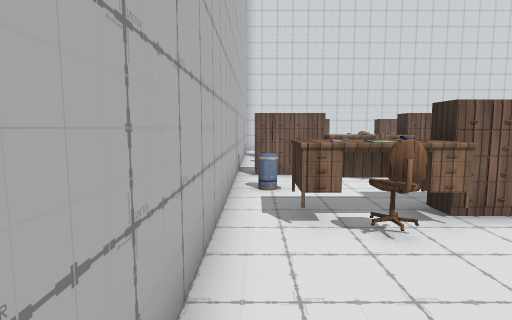
[1] (above)

24 first-person views from a walk through a 3-D level made in the Unity game engine. The camera is 1.5 m above the floor, tilts 6° down and sees 80° across. The floor is counted in squares, 1 m on a side. Each view is taken from the middle of a square. On the plan, view 1 faces up. The plan holds only what a view shows up to about 15 squares ahead; the rest is blank. The place goes on beyond the plan. Some animated figures are not drawn. Some surface patterns are stand-ins.

[2]
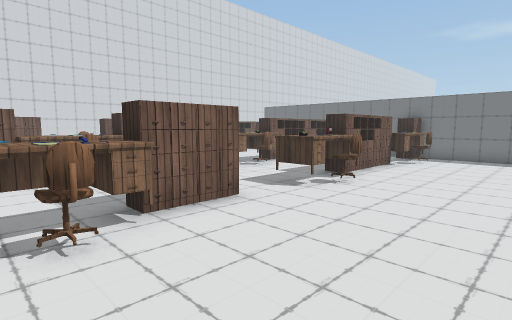

[3]
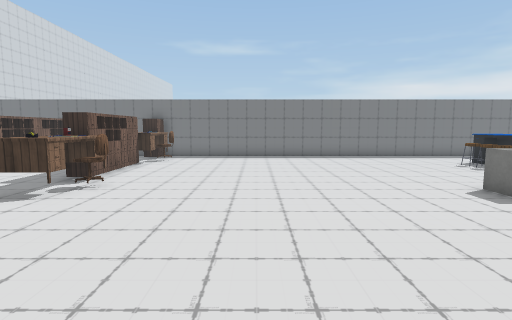

[4]
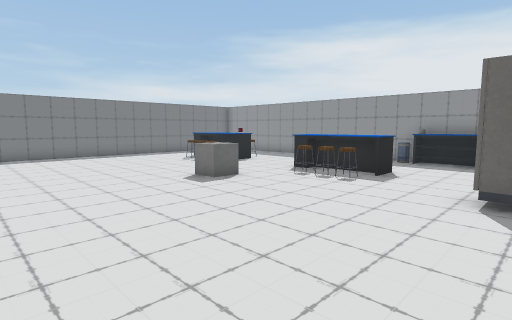

[5]
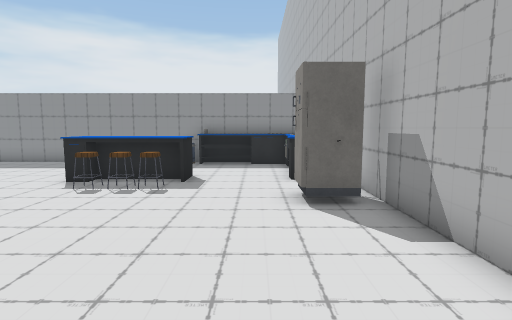

[6]
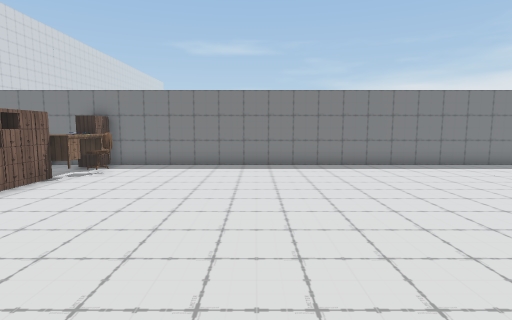

[7]
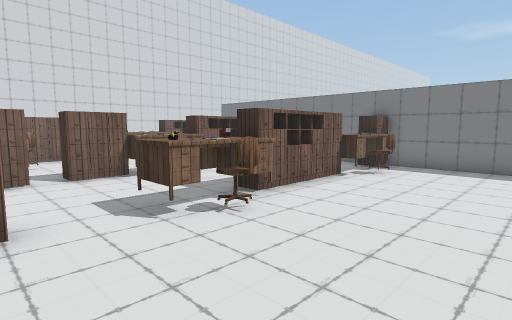

[8]
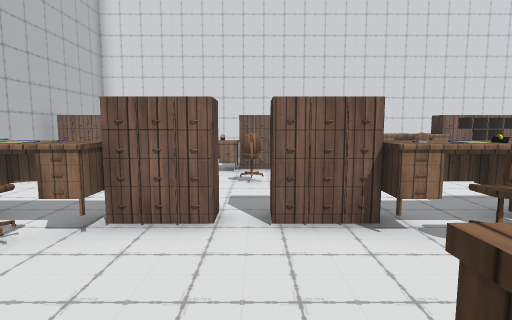

[9]
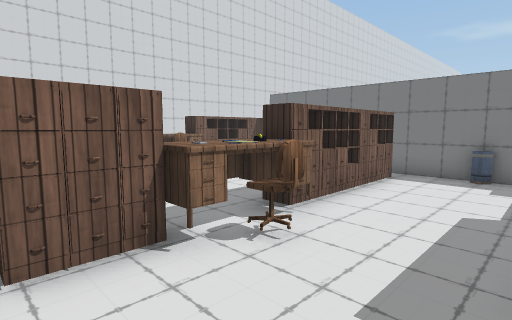

[10]
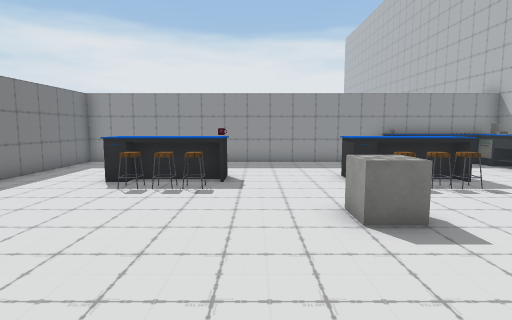

[11]
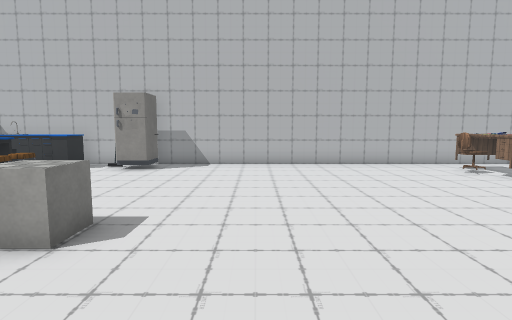

[12]
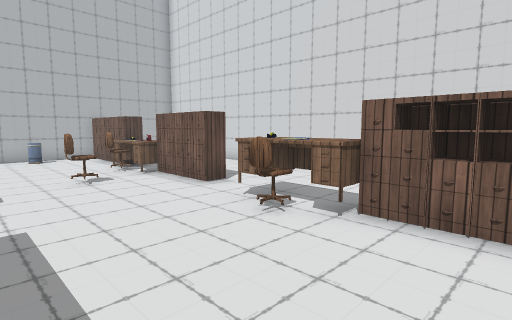

[13]
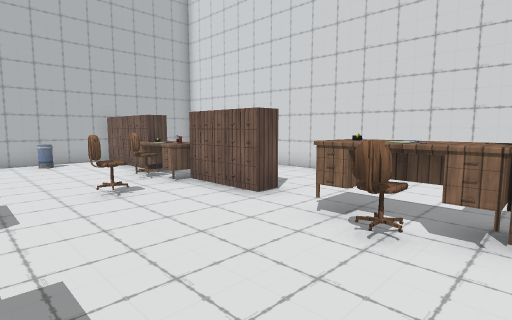

[14]
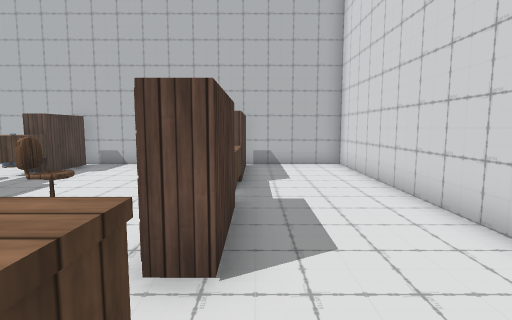

[15]
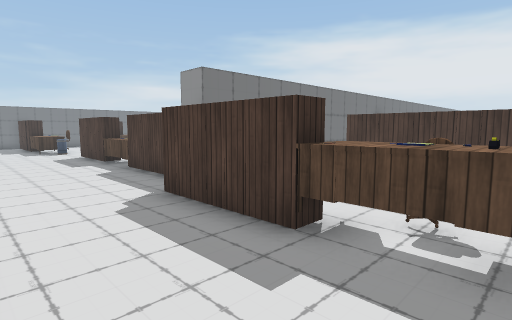

[16]
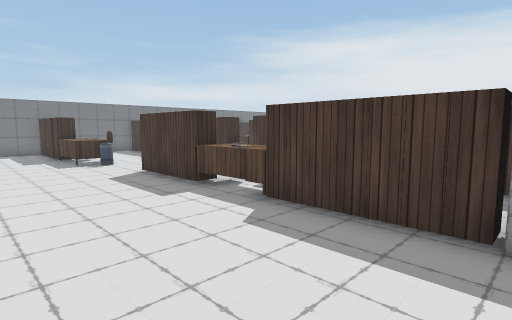

[17]
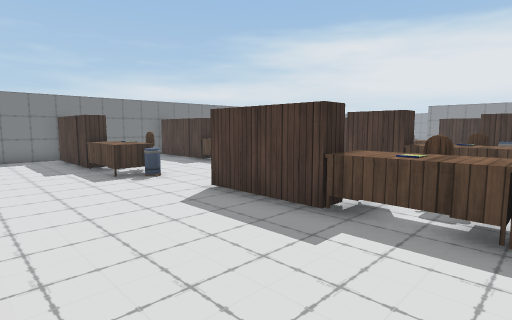

[18]
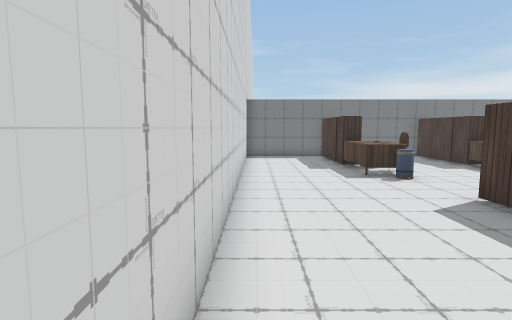

[19]
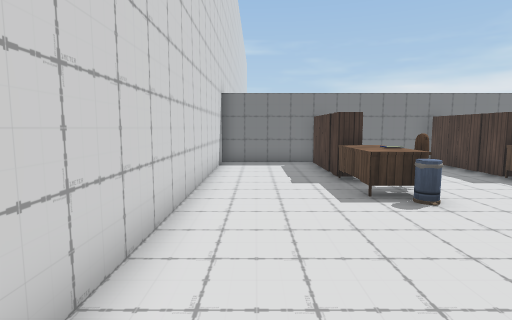

[20]
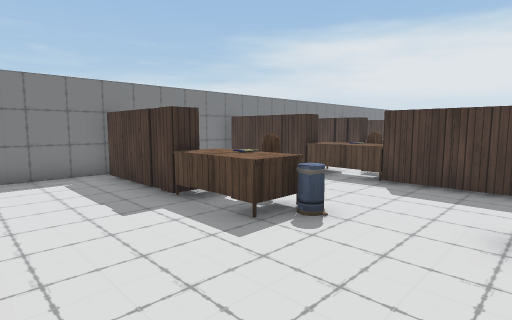

[21]
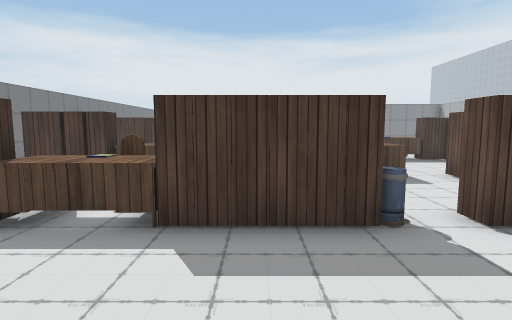

[22]
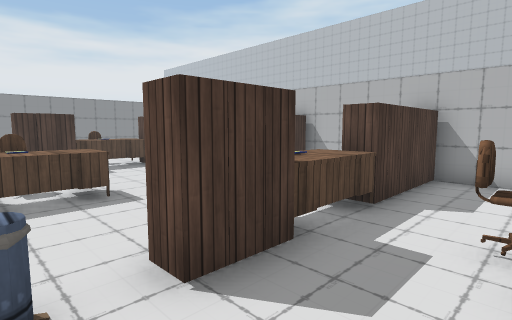

[23]
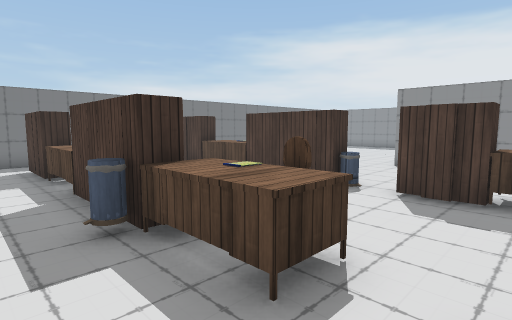

[24]
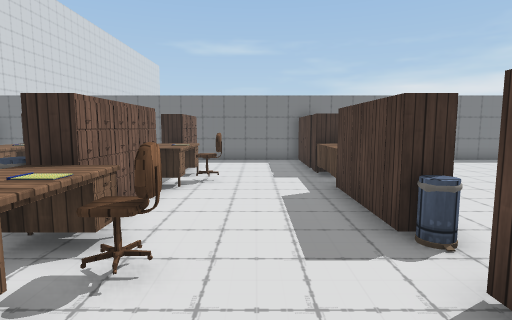

### Floor plan
Points are (right, up) in squares from view 1. A wall is a line through its corners. A room is listed if a view was taken in it or the views show most of it. See-through windows are left out.
Room 1 (views 1, 2, 3, 4, 5, 6, 7, 8, 9, 10, 11, 12, 13, 14, 15, 16, 17, 18, 19, 20, 21, 22, 23, 24)
walls: (18.4, 8.6) (18.4, 7); (25, -3.5) (26.5, -3.5); (18.4, 13.2) (18.4, 11.5); (13.2, 20.5) (-0.6, 20.5) (-0.6, -14.5) (17.4, -14.5) (17.4, 10); (38.4, 2.5) (38.4, 8.8); (38.4, 11.5) (38.4, 20.5) (22.5, 20.5); (38.4, -7.5) (38.4, -5.4); (0.8, -10.5) (0.8, -13.7) (4.4, -13.7); (4.3, -14.5) (4.3, -13.6); (-0.1, -9.8) (1, -9.8) (1, -10.5); (0, -12.8) (0.8, -12.8)
objects: fridge (0, -8) to (1, -7); cabinet (0, 10); cabinet (0, 16); desk (1, 5) to (2, 6); cabinet (1, 10); cabinet (1, 16); other object (2, 4); desk (2, 9) to (5, 10); cabinet (2, 10); cabinet (2, 16); cabinet (3, 5) to (3, 6); other object (3, 9) to (4, 9); cabinet (3, 16); table (4, -10) to (7, -9); cabinet (4, 5) to (4, 6); desk (4, 15) to (6, 16); cabinet (4, 16); other object (5, -9); cabinet (5, 5) to (5, 6); cabinet (5, 10); other object (5, 15); other object (6, -9); cabinet (6, 10); cabinet (6, 16); cube (7, -6) to (8, -6); cabinet (7, 10); other object (7, 13) to (7, 14); cabinet (7, 16); desk (8, 5) to (9, 6); cabinet (8, 10); cabinet (8, 16); other object (9, 4); desk (9, 9) to (11, 10); cabinet (9, 10); cabinet (9, 16); cabinet (10, 5) to (10, 6); other object (10, 8); other object (11, -10); other object (11, -9); cabinet (11, 5) to (11, 6); cabinet (11, 10); desk (11, 15) to (13, 16); table (12, -10) to (14, -9); other object (12, -9); cabinet (12, 5) to (12, 6); cabinet (12, 10); other object (12, 15) to (13, 15); other object (13, -9); cabinet (13, 5) to (13, 6); cabinet (13, 10); cabinet (14, 5) to (14, 6); cabinet (14, 10); cabinet (14, 16); other object (15, 4); desk (15, 5) to (16, 6); cabinet (15, 10); cabinet (15, 16); cabinet (16, 5); cabinet (16, 10); cabinet (16, 16); cabinet (17, 5); cabinet (17, 16); cabinet (19, 7); cabinet (19, 11); cabinet (19, 15); cabinet (20, 11); cabinet (20, 15); other object (21, 1) to (21, 2); cabinet (21, 11); cabinet (21, 15); cabinet (22, 1) to (22, 2); cabinet (22, 11); desk (22, 14) to (25, 15); cabinet (22, 15); desk (23, 1) to (24, 2); cabinet (23, 7); other object (23, 10) to (24, 10); desk (23, 10) to (25, 11); other object (23, 13) to (24, 14); other object (24, 0) to (24, 1); cabinet (24, 7); cabinet (25, 1) to (25, 2); cabinet (25, 11); cabinet (25, 15); cabinet (26, 1) to (26, 2); desk (26, 6) to (27, 7); cabinet (26, 11); cabinet (26, 15); other object (27, 5) to (27, 6); cabinet (27, 15); cabinet (28, 1) to (28, 2); cabinet (28, 6) to (28, 7); cabinet (28, 11); cabinet (28, 15); cabinet (29, 1) to (29, 2); cabinet (29, 7); cabinet (29, 11); cabinet (30, 1) to (30, 2); cabinet (30, 7); cabinet (30, 11); cabinet (31, 1) to (31, 2); cabinet (31, 7); cabinet (31, 11); desk (32, 1) to (33, 2); desk (32, 6) to (34, 7); other object (32, 10) to (33, 10); desk (32, 10) to (34, 11); other object (32, 15) to (33, 15); desk (32, 15) to (34, 16); other object (33, 5) to (33, 6); cabinet (34, 1) to (34, 2); cabinet (34, 7); cabinet (34, 11) to (34, 12); cabinet (34, 16); cabinet (35, 1) to (35, 2); cabinet (35, 7); cabinet (35, 11) to (35, 12); cabinet (35, 16); cabinet (36, 1) to (36, 2); cabinet (36, 7); cabinet (36, 11) to (36, 12); cabinet (36, 16); other object (37, 1) to (37, 2); cabinet (37, 7); cabinet (37, 11) to (37, 12); cabinet (37, 16); other object (38, 1) to (38, 2); cabinet (38, 11); cabinet (38, 16)

Positions as (right, up) in squares from view 1, and headings:
1: (0, 0), facing up
2: (1, 0), facing up-right
3: (1, 0), facing right
4: (0, 0), facing down-right
5: (2, -1), facing down
6: (5, -1), facing right
7: (5, 0), facing up-right
8: (7, 5), facing up
9: (7, 6), facing up-right
10: (10, -1), facing down
11: (12, -3), facing left
12: (16, 11), facing up-left
13: (14, 11), facing up-left
14: (12, 17), facing left
15: (11, 20), facing down-right
16: (18, 20), facing down-right
17: (22, 20), facing down-right
18: (22, 20), facing right
19: (25, 19), facing right
20: (28, 20), facing down-right
21: (30, 16), facing down
22: (28, 14), facing down-left
23: (24, 9), facing down-right
24: (24, 4), facing right
